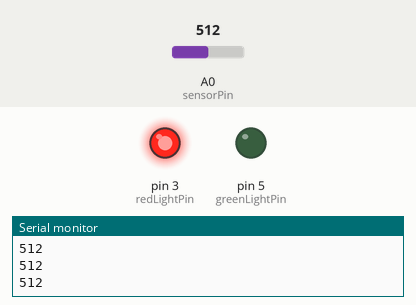
The sketch below on a simulated Arduino Uno, built with avr-gcc and run on an emulated ATmega328P. On the bench: output pins drawn as LEDs (lit = HIGH), the last lines printed to the serial monitor. The test bench sets the inputs (shaded band); at power-on: A0 (sensorPin) = 512.

Above: at 1.2 s.
1.3 s: A0 (sensorPin) set to 484
At 2.3 s:
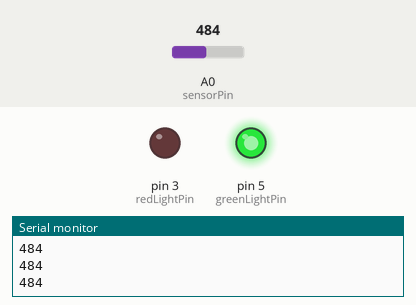
2.8 s: A0 (sensorPin) set to 510
At 3.5 s:
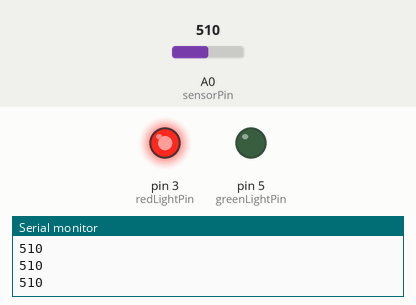
4.3 s: A0 (sensorPin) set to 490
At 4.6 s:
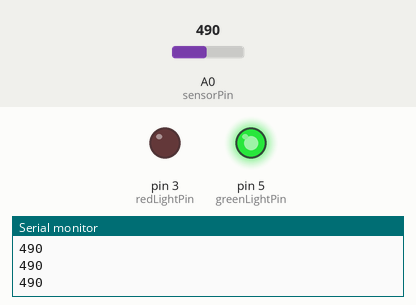
Timing chart, 0 to 7.3 s (numbered marks = the images above; inputs shaded):
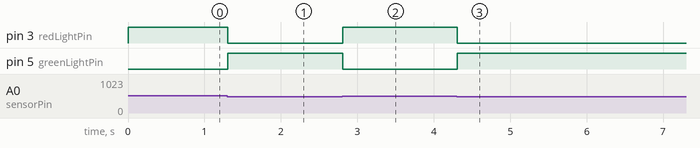

The sketch:

Smart_Light_With_Two_LEDs.ino
```cpp
// Example: Smart Light with two LEDs

int sensorPin = 0;      // Sensor connected to pin 0

int redLightPin = 3;    // Red LED connected to pin 3
int greenLightPin = 5;  // Green LED connected to pin 5

int threshold = 500;    // An analog value to turn the LED on/off


void setup() {
  Serial.begin(9600);             // Reset the Arduine to communitcate via USB

  pinMode(redLightPin,OUTPUT);    // Set the Red LED (pin 3) to Output
  pinMode(greenLightPin,OUTPUT);  // Set the Green LED (pin 5) to Output
}

void loop() {
  int sensorValue = analogRead(sensorPin); // Read the value of the Light Sensor

  Serial.println(sensorValue,DEC);         // Send the light sensor value back to the computer


if (sensorValue < threshold){              // If the sensor value is below the threshold
  digitalWrite(greenLightPin, HIGH);       // set the Green LED to HIGH
  digitalWrite(redLightPin,LOW);           // set the Red LED to LOW
}


if (sensorValue > threshold){              // If the sensor value is above the threshold
  digitalWrite(greenLightPin, LOW);        // set the Green LED to LOW
  digitalWrite(redLightPin, HIGH);         // set the Red LED to HIGH
}
}
```

Measured:
- the behaviour switches between 500 and 499 on A0 (sensorPin) (found by bisection; images 0 and 1)
- after the input at 1.3 s, pin 3 (redLightPin): HIGH → LOW at once; pin 5 (greenLightPin): LOW → HIGH at once
- after the input at 2.8 s, pin 3 (redLightPin): LOW → HIGH at once; pin 5 (greenLightPin): HIGH → LOW at once
- after the input at 4.3 s, pin 3 (redLightPin): HIGH → LOW at once; pin 5 (greenLightPin): LOW → HIGH at once
